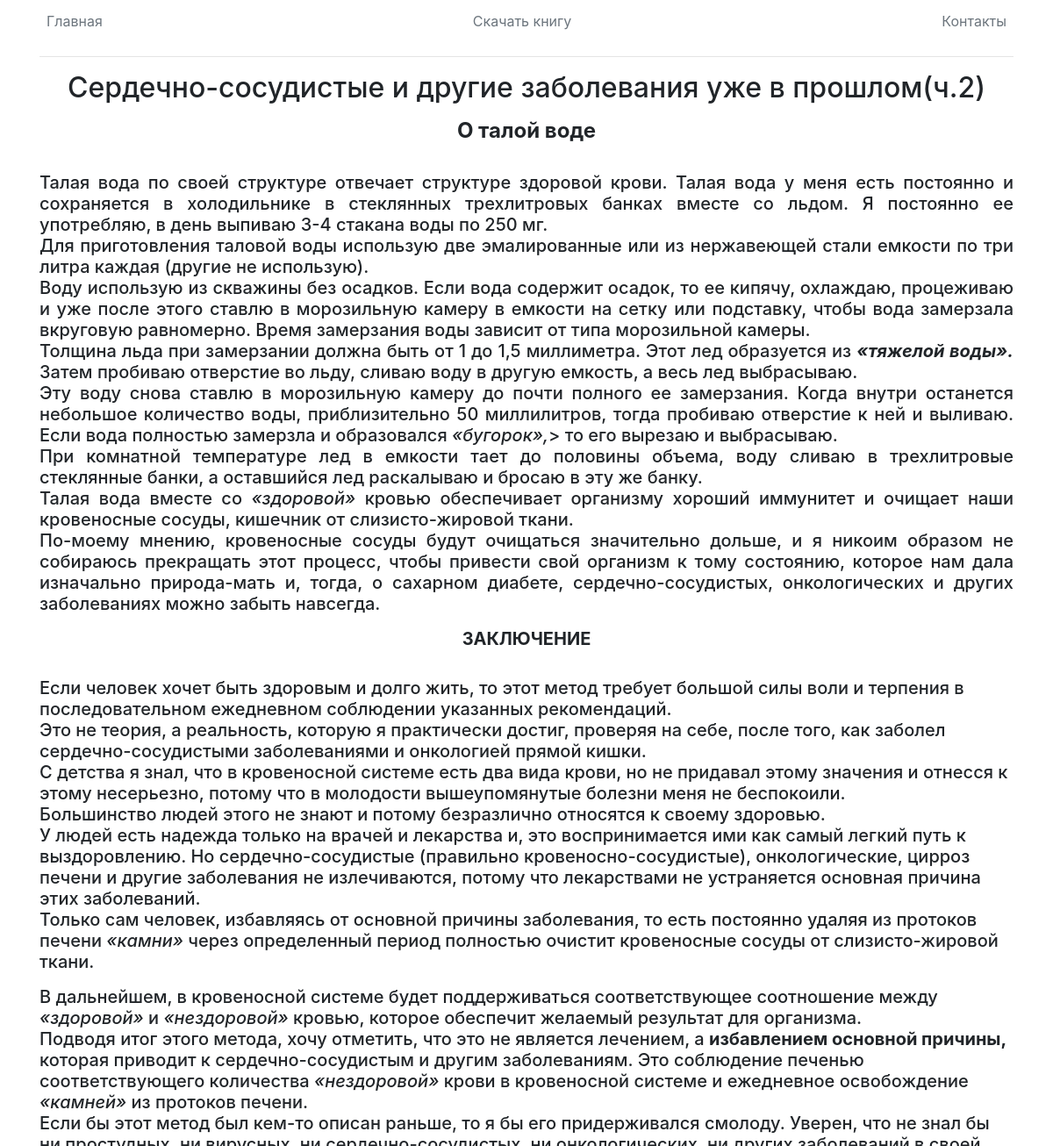
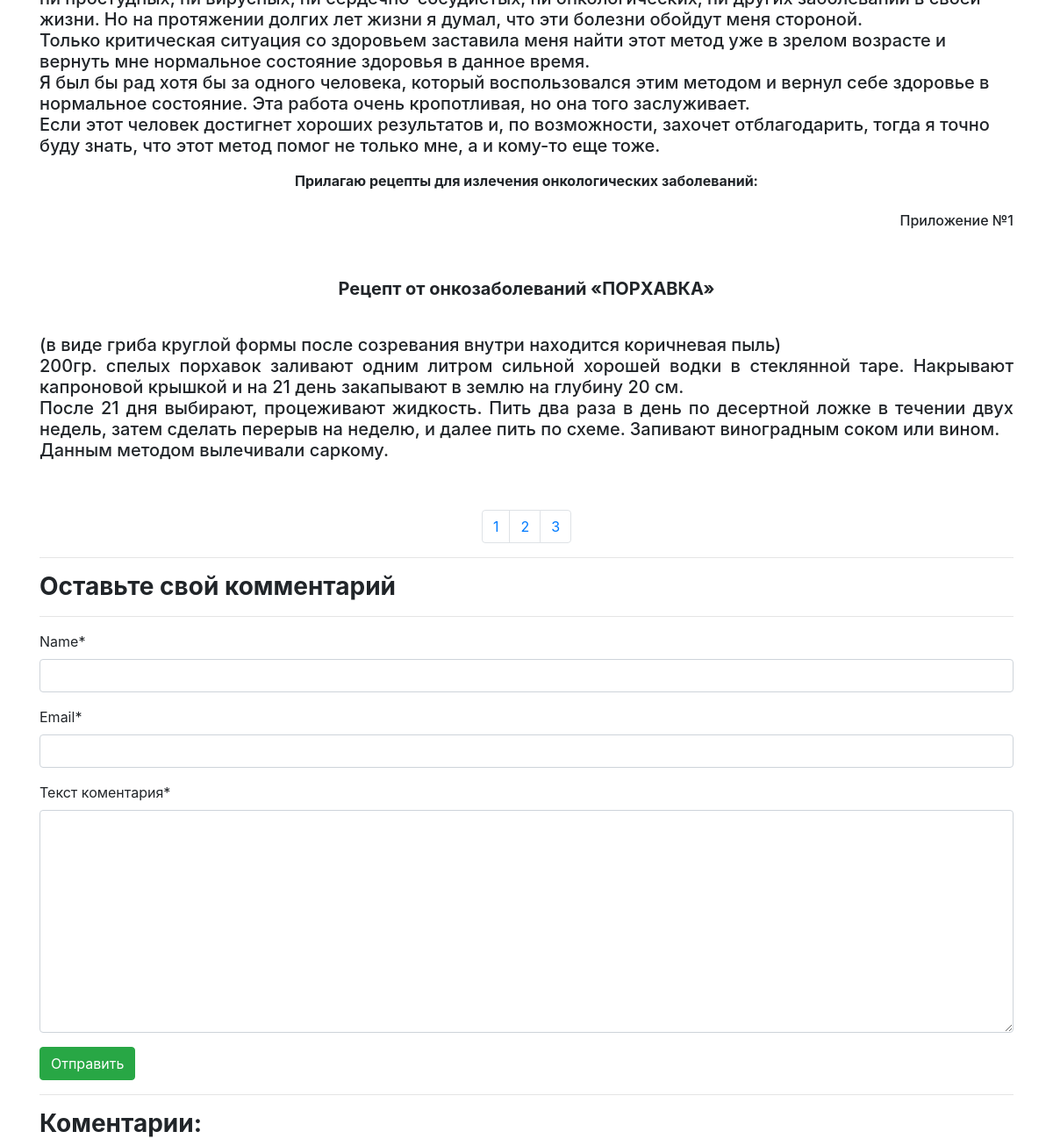
Page /2/ on the committed database (2 pictures, top to bottom).
### myblog/models.py (models this page shows, shortened)
class Articles(models.Model):
    title = models.CharField(max_length=250)
    post = models.TextField()
    date = models.DateTimeField(auto_now_add=True)

### myblog/views.py (the view)
# urls.py: path('<int:pk>/', views.show),
def show(request, pk=1):
    post = Articles.objects.get(id=pk)
    comments = Comment.objects.all()
    if request.method == "POST":
        form = CommentForm(request.POST)
        if form.is_valid():
            comm = form.save(commit=False)
            comm.post = post
            comm.save()
    else:
        form = CommentForm()
    return render(request, "blog/post.html", {'post': post, 'form': form, 'comments': comments})

### myblog/forms.py
class CommentForm(forms.ModelForm):
    class Meta:
        model = Comment
        fields = ('name', 'email', 'text',)
    pass

### myblog/templates/blog/post.html (shortened to what this page needs)
{% extends 'blog/base.html' %}
{% load crispy_forms_tags %}
{% block content %}
<body>
    <hr class="blog-post">
        <h2 class="blog-post-title"><center>{{post.title}}</center></h2>
          <p>{{post.post|safe|linebreaks}}</p><br/>
          <p>
                <nav aria-label="Page navigation example">
                    <ul class="pagination justify-content-center">
                        <li class="page-item"><a class="page-link" href="/">1</a></li>
                        <li class="page-item"><a class="page-link" href="/2">2</a></li>
                        <li class="page-item"><a class="page-link" href="/3">3</a></li>
                    </ul>
                </nav>
            <hr><h3><b>Оставьте свой комментарий</b></h3><hr>
            <form action="/" method="post">
            {{form|crispy}}
            <button type="submit" class="btn btn-success">Отправить</button>
            </form>
            <hr><h3><b>Коментарии:</b></h3>
    </div>
</body>
{% endblock content %}

### rows in the picture
Articles: title "Сердечно-сосудистые и другие заболевания уже в прошлом(ч.2)", post "О талой воде Талая вода по своей структуре отвечает структуре здоровой крови. Талая вода у меня есть постоянно и сохраняется в холодильнике в стеклянных трехлитровых банках вместе со льдом. Я постоянно ее употребляю, в день выпиваю 3-4 стакана воды по 250 мг. Для приготовления таловой воды использую две эмалированные или из нержавеющей стали емкости по три литра каждая (другие не использую). Воду использую из скважины без осадков. Если вода содержит осадок, то ее кипячу, охлаждаю, процеживаю и уже после этого ставлю в морозильную камеру в емкости на сетку или подставку, чтобы вода замерзала вкруговую равномерно. Время замерзания воды зависит от типа морозильной камеры. Толщина льда при…"
